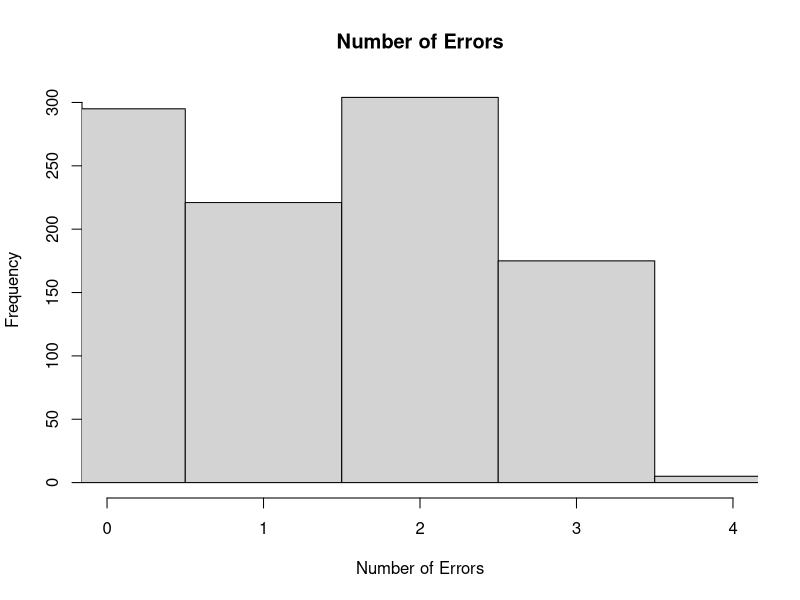
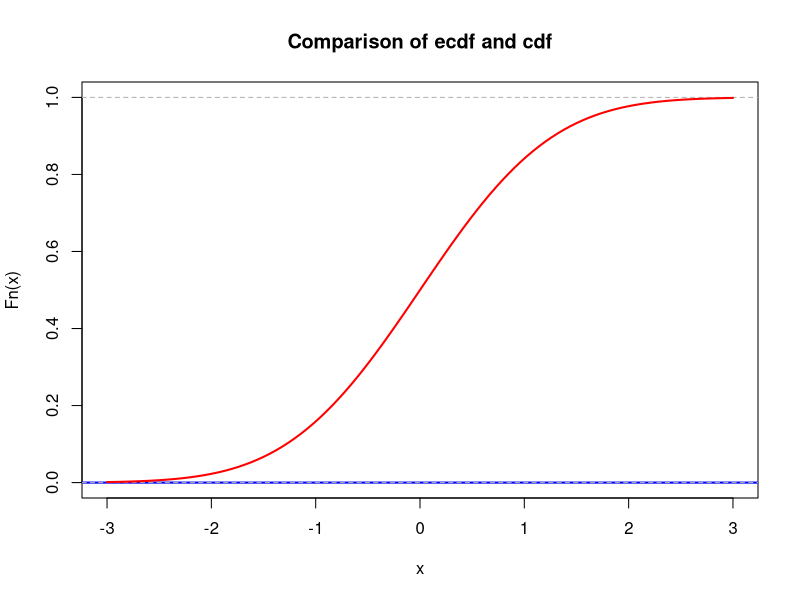
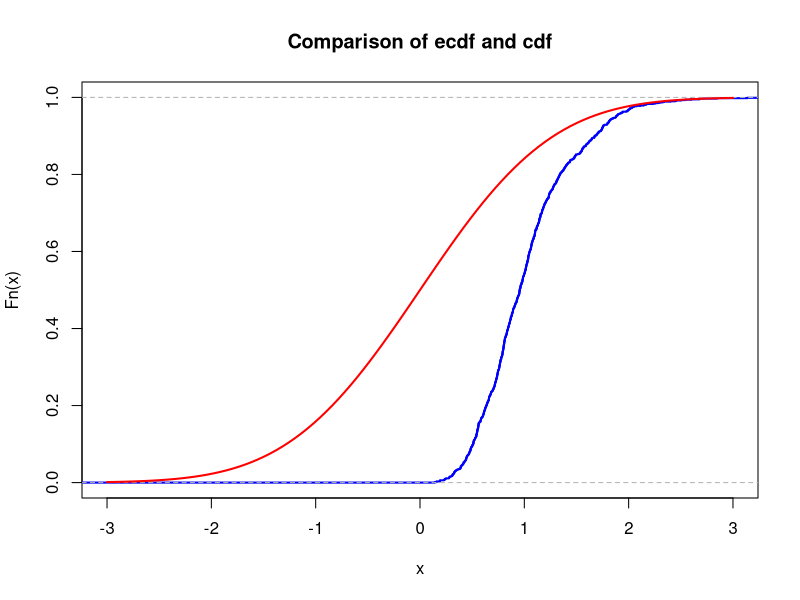

Reproduce these figures in R, in order.
## ---- chunk 1
# Set the team ID to 32
id <- 32

# Set the random seed based on the team ID
set.seed(id)

# Define the probability p based on the team ID
p <- id / 100

# Define the generator matrix G
G <- matrix(c(1, 1, 1, 0, 0, 0, 0,
              1, 0, 0, 1, 1, 0, 0,
              0, 1, 0, 1, 0, 1, 0,
              1, 1, 0, 1, 0, 0, 1), nrow = 4, byrow = TRUE)

# Define the parity-check matrix H
H <- t(matrix(c(1, 0, 1, 0, 1, 0, 1,
              0, 1, 1, 0, 0, 1, 1,
              0, 0, 0, 1, 1, 1, 1), nrow = 3, byrow = TRUE))

# Print the matrices if needed
cat("Matrix G:\n")
print(G)
# G
cat("The matrix H is: \n") 
print(H)
cat("The product GH must be zero: \n")
result <- (G %*% H) %% 2
print(result)
## ---- chunk 2
# Function to generate N random 4-bit messages
# Args:
#   N: Number of messages to generate
# Returns:
#   A matrix where each row represents a 4-bit message
N <- 1000
message_generator <- function(N) {
  # Generate a matrix of random 0s and 1s to represent messages
  # Each message is a 4-bit binary sequence
  messages <- matrix(sample(c(0, 1), 4 * N, replace = TRUE), nrow = N)
  
  # Return the matrix of generated messages
  return(messages)
}

# Example usage:
# Generate 100 random 4-bit messages
messages <- message_generator(N)
# 'codewords' contains the 7-bit codewords resulting from encoding the 4-bit messages
# using the generator matrix G of the [7,4] Hamming code. These codewords are designed
# for reliable data transmission with error detection and correction capabilities.
# Each row of 'codewords' represents an encoded message ready for transmission.

codewords <- (messages %*% G) %% 2
## ---- chunk 3
# Set the probability of errors
p <- 0.32  # Replace with your desired error probability

# generate_errors is a function that generates random errors based on the given probability p. It iterates through each element of a matrix (in this case, the codewords matrix) and introduces errors with a probability p. A value of 1 represents an error, and 0 represents no error.
generate_errors <- function(matrix, p) {
 errors <- matrix(0, nrow(matrix), ncol(matrix))  # Initialize an errors matrix
 for (i in 1:nrow(matrix)) {
    for (j in 1:ncol(matrix)) {
      # Generate a random number and introduce an error with probability p
      if (runif(1) < p) {
        errors[i, j] <- 1  # 1 represents an error
      }
    }
  }
  return(errors)
}

# Generate errors based on the probability p
errors <- generate_errors(codewords, p)

# transmit_messages is a function that simulates the transmission of codewords by adding the generated errors. It takes the original codewords and the errors as input, applies the modulo-2 operation, and returns the received messages.

transmit_messages <- function(codewords, errors) {
  received <- (codewords + errors) %% 2
  return(received)
}

# Generate received messages by simulating transmission
received <- transmit_messages(codewords, errors)
## ---- chunk 4
decoded_messages <- matrix(0, nrow(received), 4)
# Iterate through each received message and calculate the syndrome vector
for (i in 1:nrow(received)) {
  # Extract the i-th received message
  received_message <- received[i, ]

  # Calculate the syndrome vector for the i-th received message
  syndrome <- (received_message %*% H) %% 2
  

  # Check if errors have occurred
  if (sum(syndrome) > 0) {
    # Error correction: Identify the position of the error
    error_position <- syndrome[1] + 2 * syndrome[2] + 4 * syndrome[3]

    # Correct the error
        received[i, error_position] <- 1 - received[i, error_position]
  }

  # Decode the received message
  decoded_message <- received[i,c(3,5,6,7)]
  decoded_messages[i, ] <- decoded_message
}
## ---- chunk 5
# Assuming 'messages_matrix' is your 100x4 matrix of messages, and 'decoded_matrix' is your 100x4 matrix of decoded messages

# Initialize a counter for the number of matching pairs
matching_pairs <- sum(apply(decoded_messages - messages, 1, sum) == 0)
probability_correct_decoding <- matching_pairs/N
check <-  (1 - p)^4 + p*(1-p)^3 # The 'check' variable is used to estimate the probability of correctly receiving
# a 4-bit message. It considers two scenarios:
# 1. (1 - p)^4: The probability that all four bits remain uncorrupted,
# indicating no errors in the 4-bit message.
# 2. p * (1 - p)^3: The probability that exactly one bit is corrupted (single error)
# while the other three bits remain uncorrupted.

cat("Number of matching pairs:", matching_pairs, "\n")
cat("Probability of correct decoding:", probability_correct_decoding, "\n")
cat("Probability of correct decoding p*", check, "\n")
## ---- chunk 6
z_score <- qnorm(0.975) # 95% confidence level

# Calculate the standard error
SE <- sqrt(probability_correct_decoding * (1 - probability_correct_decoding) / N)

# Calculate the margin of error
margin_of_error <- z_score * SE

# Calculate the confidence interval
confidence_interval <- c(probability_correct_decoding - margin_of_error, probability_correct_decoding + margin_of_error)

cat("Margin of error:", margin_of_error)
cat("95% Confidence Interval:", confidence_interval, "\n")

## ---- chunk 7
# Assuming 'probability_correct_decoding' is the estimated probability of correct decoding
epsilon <- 0.03 # Margin of error

# Calculate the minimum required sample size
min_sample_size <- ceiling((z_score^2 * probability_correct_decoding * (1 - probability_correct_decoding)) / epsilon^2)

cat("Minimum required sample size:", min_sample_size, "\n")

## ---- chunk 8
# Calculate the absolute differences between decoded messages and original messages
absolute_diff = abs(decoded_messages - messages)

# The 'absolute_diff' variable contains the absolute differences between each bit
# in the decoded messages and the corresponding bits in the original messages.
# This helps quantify the errors in each decoded message.

# Calculate the total number of errors in each decoded message
num_errors <- apply(absolute_diff, 1, sum)

# The 'num_errors' variable represents the total number of errors in each decoded message.
# It sums up the absolute differences, giving the count of errors in each message.

# Create a histogram to visualize the distribution of error counts
hist(num_errors, breaks = seq(-0.5, 4.5, by = 1), 
     main = "Number of Errors",
     xlab = "Number of Errors", 
     ylab = "Frequency",
     xlim = c(0, 4))

# This code generates a histogram that shows the distribution of the counts of errors
# in the decoded messages. The histogram helps analyze how frequently different
# numbers of errors occur in the decoding process, allowing an assessment of the
# error-correcting capability of the code.

## ---- chunk 9
lambda <- 1  # change this!
N <- 100     # change this!
mu <- N * lambda
K <- 1e3
n <- 5
sample_means <- colMeans(matrix(rpois(n*K, lambda = mu), nrow=n))
## ---- chunk 10
mu <- 0       # change this!
sigma <- 1    # change this!
## ---- chunk 11
xlims <- c(mu-3*sigma,mu+3*sigma)
Fs <- ecdf(sample_means)
plot(Fs, 
     xlim = xlims, 
     ylim = c(0,1),
     col = "blue",
     lwd = 2,
     main = "Comparison of ecdf and cdf")
curve(pnorm(x, mean = mu, sd = sigma), col = "red", lwd = 2, add = TRUE)
## ---- chunk 12
nu1 <- 1  # change this!
K <- 1e3
n <- 5
sample_means <- colMeans(matrix(rexp(n*K, rate = nu1), nrow=n))
## ---- chunk 13
mu <- 0       # change this!
sigma <- 1    # change this!
## ---- chunk 14
xlims <- c(mu-3*sigma,mu+3*sigma)
Fs <- ecdf(sample_means)
plot(Fs, 
     xlim = xlims, 
     col = "blue",
     lwd = 2,
     main = "Comparison of ecdf and cdf")
curve(pnorm(x, mean = mu, sd = sigma), col = "red", lwd = 2, add = TRUE)
